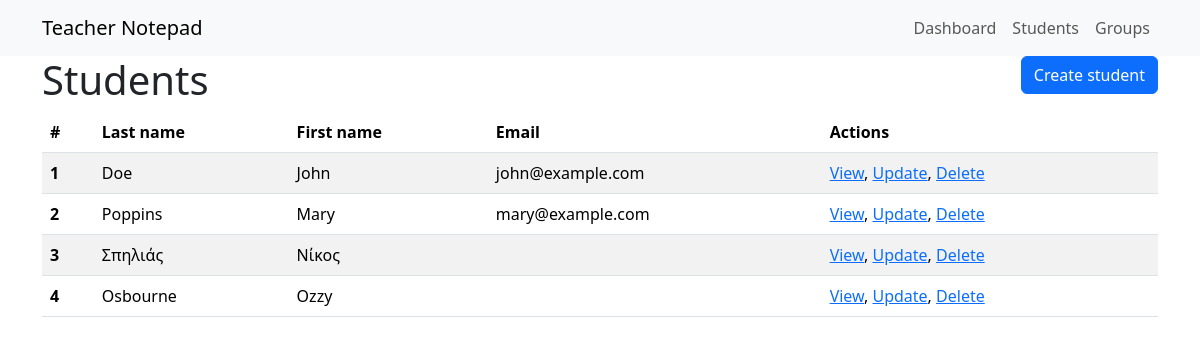
Page /dashboard/students/ on the committed database.
### teachernotepad/models.py (models this page shows, shortened)
class Student(models.Model):
    first_name = models.CharField(max_length=40)
    last_name = models.CharField(max_length=40)
    email = models.EmailField(blank=True)
    comments = models.TextField(blank=True)
    def get_absolute_url(self):
        return reverse('student-detail', kwargs={'pk' : self.pk})

### teachernotepad/views.py (the view)
# urls.py: path('students/', views.StudentListView.as_view(), name='student-list'),
class StudentListView(generic.ListView):
    model = Student

### teachernotepad/templates/teachernotepad/student_list.html
{% extends 'base.html' %}
{% block content %}
  <section class="d-flex justify-content-between">
    <h1>Students</h1>
    <span><a href="{% url 'student-create' %}" class="btn btn-primary">Create student</a></span>
  </section>
    <table class="table table-striped table-hover">
  <thead>
    <tr>
      <th scope="col">#</th>
      <th scope="col">Last name</th>
      <th scope="col">First name</th>
      <th scope="col">Email</th>
      <th scope="col">Actions</th>
    </tr>
  </thead>
  <tbody>
  {% for student in student_list %}
    <tr>
      <th scope="row">{{student.id}}</th>
      <td>{{student.last_name}}</td>
      <td>{{student.first_name}}</td>
      <td>{{student.email}}</td>
      <td><a href="{{ student.get_absolute_url }}">View</a>,
          <a href="{% url 'student-update' student.pk %}">Update</a>,
          <a href="{% url 'student-delete' student.pk %}">Delete</a>
      </td>
    </tr>
  {% endfor %}
  </tbody>
</table>
{% endblock content %}

### rows in the picture
Student: id "1", last_name "Doe", first_name "John", email "john@example.com"
Student: id "2", last_name "Poppins", first_name "Mary", email "mary@example.com"
Student: id "3", last_name "Σπηλιάς", first_name "Νίκος"
Student: id "4", last_name "Osbourne", first_name "Ozzy"
